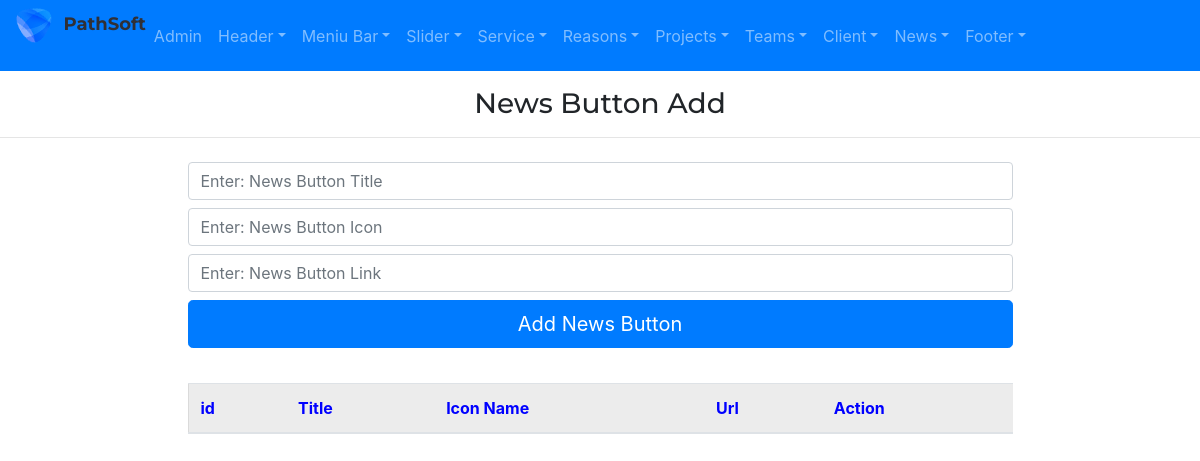
Page /admin/newsbuttonAdd on the earlier database version.
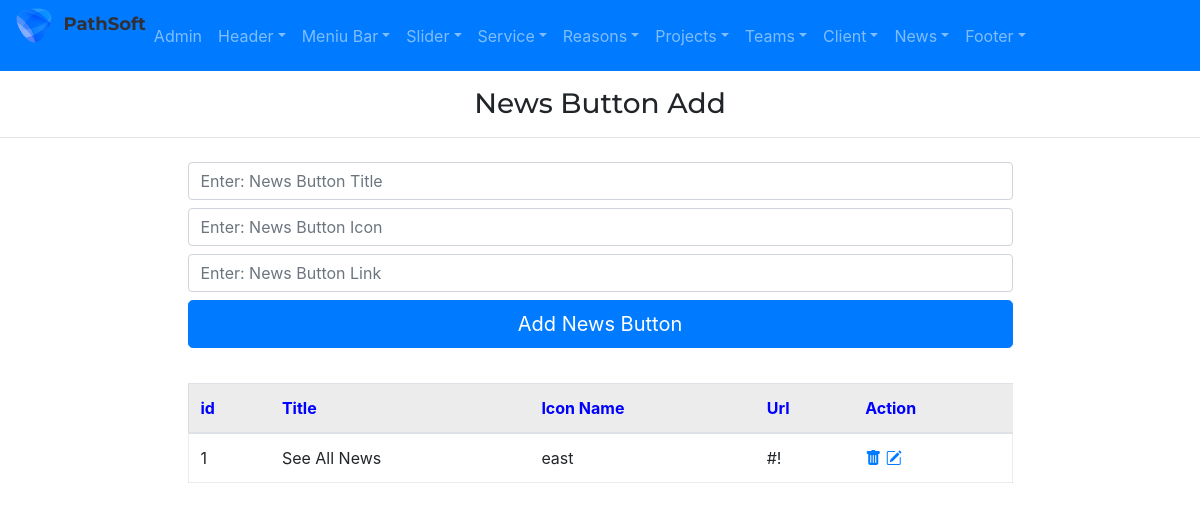
Same page on the later database version.
### app/models.py (models this page shows)
class NewsButton(db.Model):
    id=db.Column(db.Integer,primary_key=True)
    newsbutton_title=db.Column(db.String(255))
    newsbutton_icon=db.Column(db.String(255))
    newsbutton_url=db.Column(db.String(255))

### admin/routes.py (the view, shortened to what this page needs)
@app.route("/admin/newsbuttonAdd", methods=['GET', 'POST'])
def newsbuttonAdd():
    form=NewsButtonForm()
    newsbuttons=NewsButton.query.all()
    return render_template('admin/newsbuttonAdd.html',form=form, newsbuttons=newsbuttons)

### admin/forms.py
class NewsButtonForm(FlaskForm):
    newsbutton_title=StringField('newsbutton_title')
    newsbutton_icon=StringField('newsbutton_icon')
    newsbutton_url=StringField('newsbutton_url')
    submit=SubmitField()

### app/templates/admin/newsbuttonAdd.html
{% extends "admin/base.html" %}
{% block content %}
<h3 class="my-3" style="text-align: center;">News Button Add</h3>
<hr>
<div class="container marg">
    <div class="row justify-content-center">
        <div class="col-9 ">
            <form action="{{url_for('newsbuttonAdd')}}" method='POST'>
                {{ form.newsbutton_title(class="form-control my-2",placeholder="Enter: News Button Title")}}
                {{ form.newsbutton_icon(class="form-control my-2",placeholder="Enter: News Button Icon")}}
                {{ form.newsbutton_url(class="form-control my-2",placeholder="Enter: News Button Link")}}
                {{ form.submit(value='Add News Button',class='btn btn-primary btn-lg btn-block')}}
            </form>
        </div>
    </div>
</div>
<div class="container marg">
    <div class="row justify-content-center">
        <div class="col-9 ">
            <table class="table table-hover " style="margin:35px 0px; border:1px solid rgba(0,0,0,.075);">
                <thead>
                    <tr style="background-color: rgba(0,0,0,.075); color:blue">
                        <th scope="col">id</th>
                        <th scope="col">Title</th>
                        <th scope="col">Icon Name</th>
                        <th scope="col">Url</th>
                        <th scope="col">Action</th>
                    </tr>
                </thead>
                <tbody>
                    {% for newsbutton in newsbuttons %}
                    <tr>
                        <td scope="row">{{newsbutton.id}}</td>
                        <td>{{newsbutton.newsbutton_title}}</td>
                        <td>{{newsbutton.newsbutton_icon}}</td>
                        <td>{{newsbutton.newsbutton_url}}</td>
                        <td>
                            <a href="{{url_for('newsbuttonDelete', id=newsbutton.id)}}"><i
                                    class="bi bi-trash-fill"></i></a>
                            <a href="{{url_for('newsbuttonUpdate', id=newsbutton.id)}}"><i
                                    class="bi bi-pencil-square"></i></a>
                        </td>
                    </tr>
                    {% endfor %}
                </tbody>
            </table>
        </div>
    </div>
</div>
{% endblock %}

Differences in the rows shown:
added NewsButton: id "1", newsbutton_title "See All News", newsbutton_icon "east", newsbutton_url "#!"
